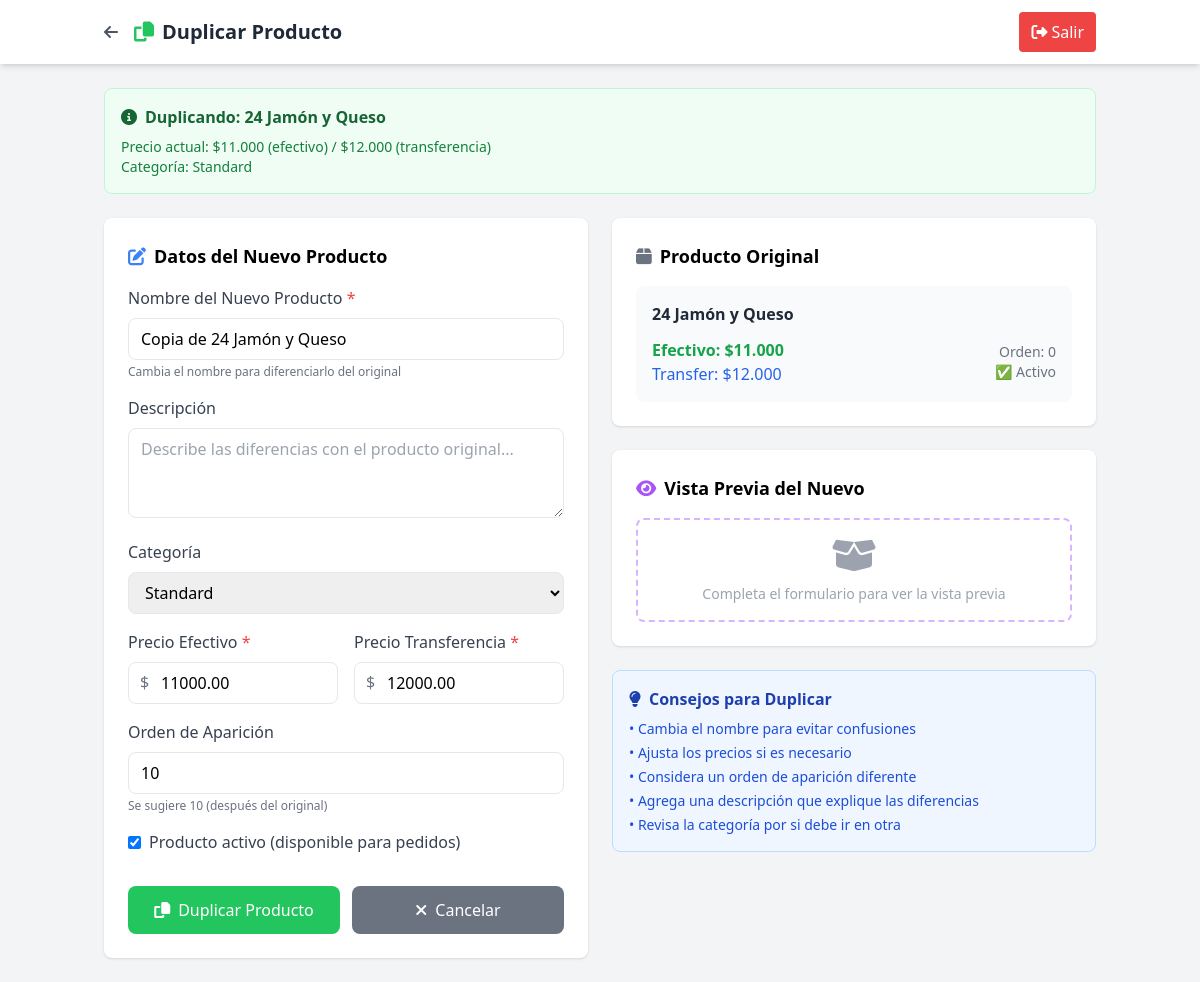
The page /admin/modules/productos/duplicar_producto.php?id=1 (signed in) on the database as committed earlier.
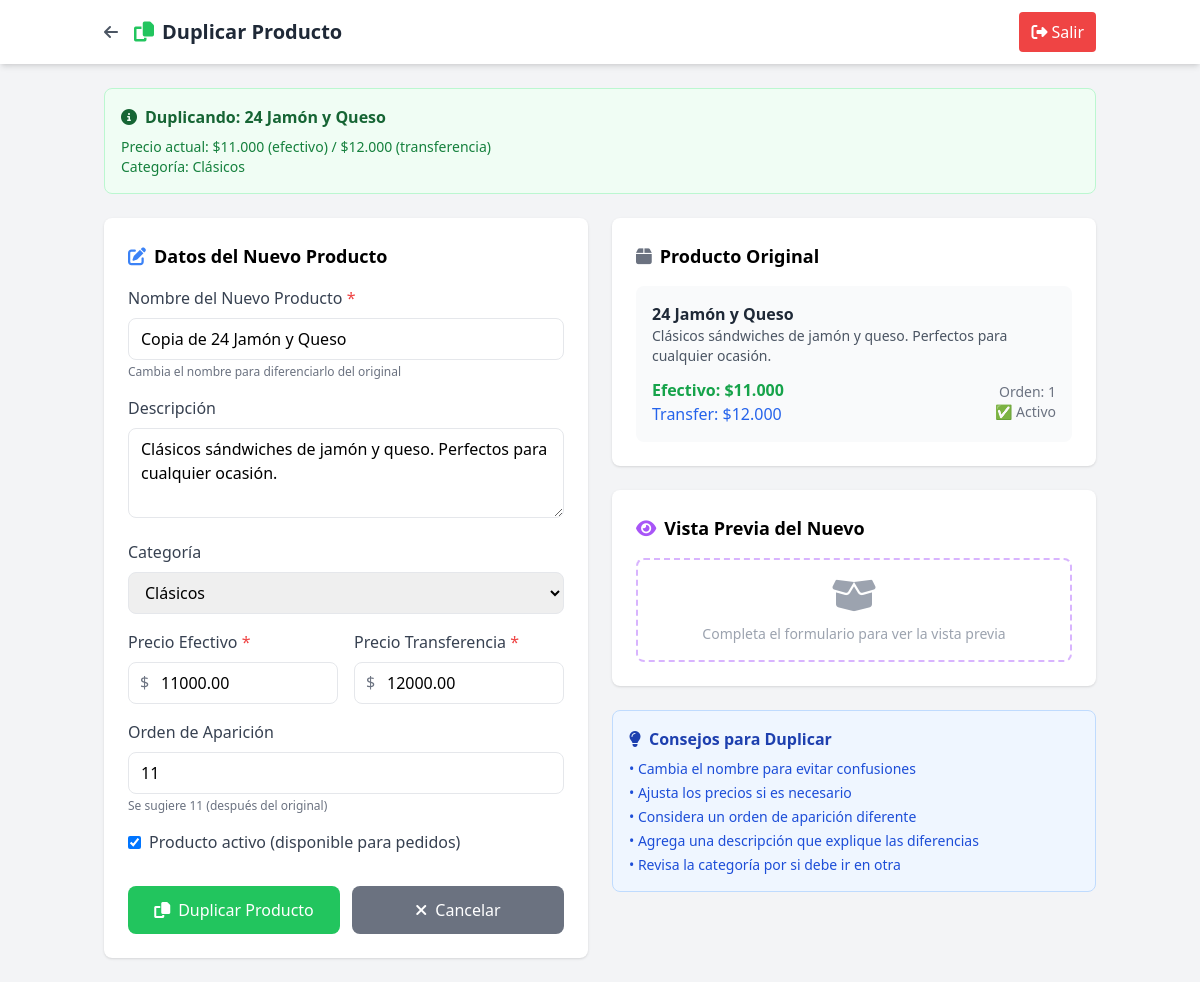
The same page on the database as committed later.
### tables this page shows
CREATE TABLE `productos` (
  `id` int(11) NOT NULL,
  `nombre` varchar(100) NOT NULL,
  `precio_efectivo` decimal(10,2) NOT NULL,
  `precio_transferencia` decimal(10,2) NOT NULL,
  `activo` tinyint(1) DEFAULT 1,
  `categoria` varchar(50) DEFAULT 'Standard',
  `descripcion` text DEFAULT NULL,
  `imagen_url` varchar(255) DEFAULT NULL,
  `orden_mostrar` int(11) DEFAULT 0,
  `updated_by` varchar(100) DEFAULT NULL,
  `created_at` timestamp NULL DEFAULT current_timestamp(),
  `updated_at` timestamp NULL DEFAULT current_timestamp() ON UPDATE current_timestamp()
);

### admin/config.php (called while the page is built, shortened)
<?php
function formatPrice($price) {
    return '$' . number_format($price, 0, ',', '.');
}
?>

### admin/modules/productos/duplicar_producto.php (the view, shortened to what the changed rows need)
<?php
require_once '../../config.php';
$pdo = getConnection();
$producto_id = isset($_GET['id']) ? (int)$_GET['id'] : 0;
$stmt = $pdo->prepare("SELECT * FROM productos WHERE id = ?");
$stmt->execute([$producto_id]);
$producto_original = $stmt->fetch();
$datos_formulario = [
    'nombre' => 'Copia de ' . $producto_original['nombre'],
    'descripcion' => $producto_original['descripcion'],
    'categoria' => $producto_original['categoria'],
    'precio_efectivo' => $producto_original['precio_efectivo'],
    'precio_transferencia' => $producto_original['precio_transferencia'],
    'orden_mostrar' => $producto_original['orden_mostrar'] + 10,
    'activo' => $producto_original['activo']
];
$categorias_existentes = $pdo->query("
    SELECT DISTINCT categoria, COUNT(*) as cantidad
    FROM productos
    WHERE categoria IS NOT NULL
    GROUP BY categoria
    ORDER BY categoria
")->fetchAll();
?>
<!DOCTYPE html>
<html lang="es">
<head>
    <script src="https://cdn.tailwindcss.com"></script>
    <link rel="stylesheet" href="https://cdnjs.cloudflare.com/ajax/libs/font-awesome/6.4.0/css/all.min.css">
</head>
<body class="bg-gray-100">
    <header class="bg-white shadow-md">
        <div class="container mx-auto px-4 py-3 flex justify-between items-center">
            <div class="flex items-center">
                <h1 class="text-xl font-bold text-gray-800">
                    <i class="fas fa-copy text-green-500 mr-2"></i>Duplicar Producto
                </h1>
            </div>
        </div>
    </header>
    <main class="container mx-auto px-4 py-6">
        <div class="bg-green-50 border border-green-200 rounded-lg p-4 mb-6">
            <h3 class="font-semibold text-green-800 mb-2">
                <i class="fas fa-info-circle mr-2"></i>Duplicando: <?= htmlspecialchars($producto_original['nombre']) ?>
            </h3>
            <p class="text-green-700 text-sm">
                Precio actual: <?= formatPrice($producto_original['precio_efectivo']) ?> (efectivo) / <?= formatPrice($producto_original['precio_transferencia']) ?> (transferencia)
                <br>Categoría: <?= htmlspecialchars($producto_original['categoria'] ?: 'Sin categoría') ?>
            </p>
        </div>
        <div class="grid grid-cols-1 lg:grid-cols-2 gap-6">
            <div class="bg-white rounded-lg shadow p-6">
                <form method="POST" id="duplicarForm">
                    <div class="space-y-4">
                        <div>
                            <label class="block text-gray-700 mb-2 font-medium">Descripción</label>
                            <textarea name="descripcion" rows="3" maxlength="500"
                                      class="w-full px-3 py-2 border rounded-lg focus:ring-2 focus:ring-green-500"
                                      placeholder="Describe las diferencias con el producto original..."><?= htmlspecialchars($datos_formulario['descripcion'] ?: '') ?></textarea>
                        </div>
                        <div>
                            <label class="block text-gray-700 mb-2 font-medium">Categoría</label>
                            <select name="categoria" class="w-full px-3 py-2 border rounded-lg focus:ring-2 focus:ring-green-500">
                                <?php foreach ($categorias_existentes as $cat): ?>
                                    <option value="<?= $cat['categoria'] ?>"
                                            <?= $datos_formulario['categoria'] === $cat['categoria'] ? 'selected' : '' ?>>
                                        <?= htmlspecialchars($cat['categoria']) ?>
                                    </option>
                                <?php endforeach; ?>
                            </select>
                        </div>
                        <div class="grid grid-cols-2 gap-4">
                            <div>
                                <div class="relative">
                                    <span class="absolute left-3 top-2 text-gray-500">$</span>
                                    <input type="number" name="precio_efectivo"
                                           value="<?= $datos_formulario['precio_efectivo'] ?>"
                                           required min="100" step="100" id="precio_efectivo"
                                           class="w-full pl-8 pr-4 py-2 border rounded-lg focus:ring-2 focus:ring-green-500">
                                </div>
                            </div>
                            <div>
                                <div class="relative">
                                    <span class="absolute left-3 top-2 text-gray-500">$</span>
                                    <input type="number" name="precio_transferencia"
                                           value="<?= $datos_formulario['precio_transferencia'] ?>"
                                           required min="100" step="100" id="precio_transferencia"
                                           class="w-full pl-8 pr-4 py-2 border rounded-lg focus:ring-2 focus:ring-blue-500">
                                </div>
                            </div>
                        </div>
                        <div>
                            <label class="block text-gray-700 mb-2 font-medium">Orden de Aparición</label>
                            <input type="number" name="orden_mostrar" value="<?= $datos_formulario['orden_mostrar'] ?>"
                                   min="0" step="10"
                                   class="w-full px-3 py-2 border rounded-lg focus:ring-2 focus:ring-green-500">
                            <div class="text-xs text-gray-500 mt-1">
                                Se sugiere <?= $datos_formulario['orden_mostrar'] ?> (después del original)
                            </div>
                        </div>
                        <div>
                            <label class="flex items-center">
                                <input type="checkbox" name="activo" value="1"
                                       <?= $datos_formulario['activo'] ? 'checked' : '' ?>
                                       class="mr-2">
                                <span class="text-gray-700">Producto activo (disponible para pedidos)</span>
                            </label>
                        </div>
                    </div>
                </form>
            </div>
            <div class="space-y-6">
                <div class="bg-white rounded-lg shadow p-6">
                    <div class="bg-gray-50 rounded-lg p-4">
                        <div class="space-y-3">
                            <div>
                                <h4 class="font-bold text-gray-800"><?= htmlspecialchars($producto_original['nombre']) ?></h4>
                                <?php if ($producto_original['descripcion']): ?>
                                    <p class="text-sm text-gray-600"><?= htmlspecialchars($producto_original['descripcion']) ?></p>
                                <?php endif; ?>
                            </div>
                            <div class="flex justify-between items-center">
                                <div>
                                    <div class="text-green-600 font-bold">
                                        Efectivo: <?= formatPrice($producto_original['precio_efectivo']) ?>
                                    </div>
                                    <div class="text-blue-600">
                                        Transfer: <?= formatPrice($producto_original['precio_transferencia']) ?>
                                    </div>
                                </div>
                                <div class="text-right text-sm text-gray-500">
                                    <div>Orden: <?= $producto_original['orden_mostrar'] ?></div>
                                    <div><?= $producto_original['activo'] ? '✅ Activo' : '❌ Inactivo' ?></div>
                                </div>
                            </div>
                        </div>
                    </div>
                </div>
            </div>
        </div>
    </main>
</body>
</html>

Rows that differ between the two databases and show on the page:
changed productos "24 Jamón y Queso": categoria "Standard" → "Clásicos"; descripcion (not shown) → "Clásicos sándwiches de jamón y queso. Perfectos para cualquier ocasión."; orden_mostrar "0" → "1"
Other text that changed with them:
form field orden_mostrar: "10" → "11"
$datos_formulario['orden_mostrar']: "10" → "11"
